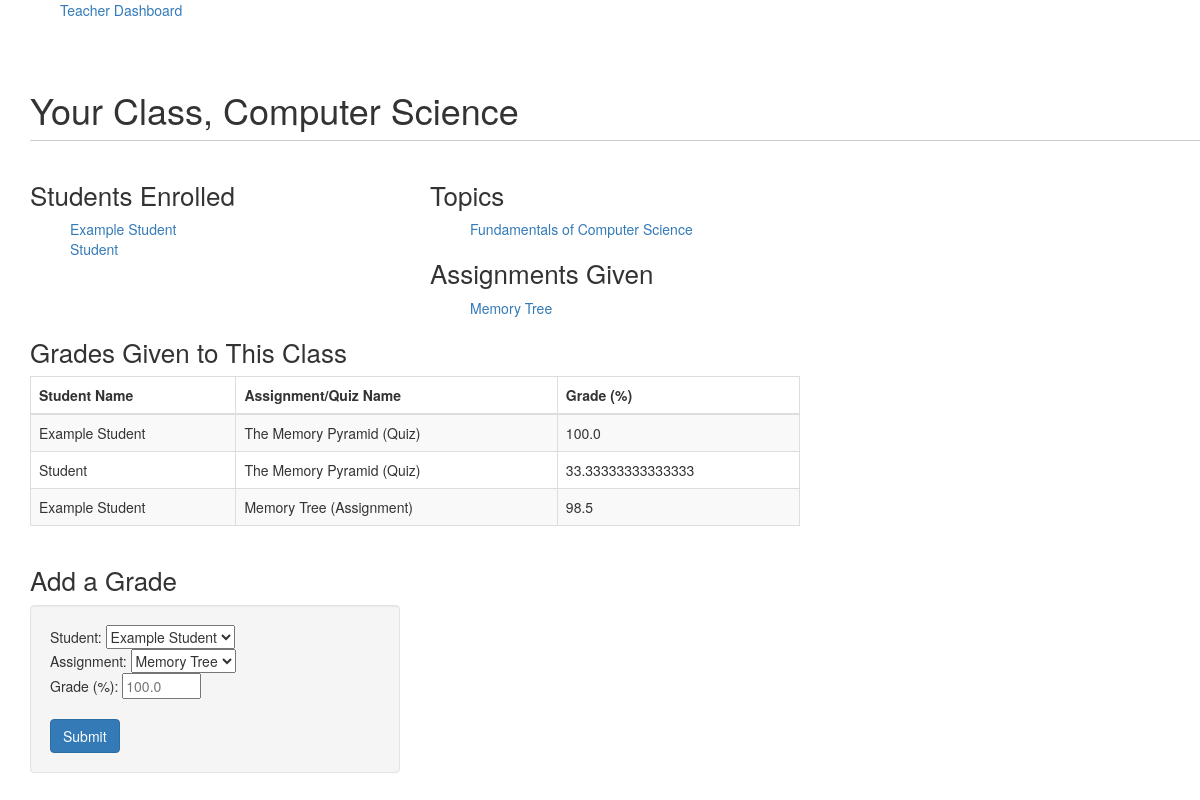
The page /teachers/class/1/ (signed in) on the database as committed earlier.
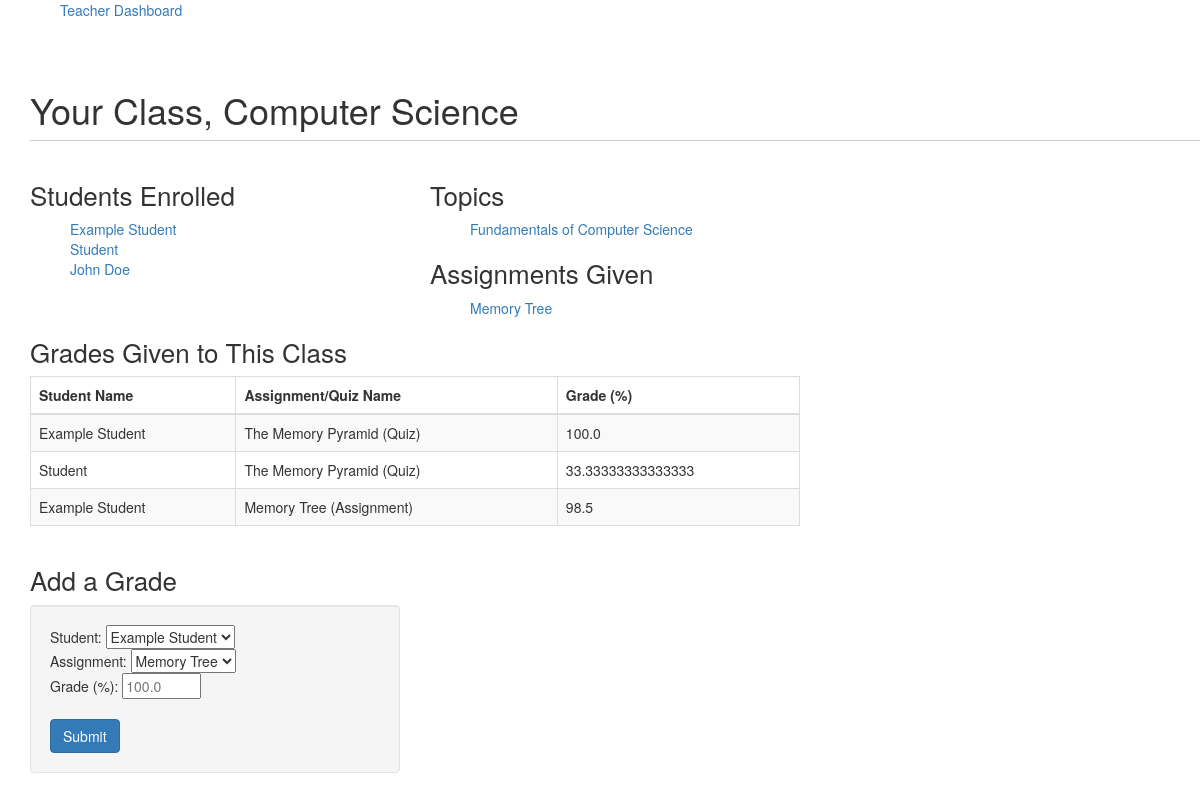
The same page on the database as committed later.
### tables this page shows
CREATE TABLE people(
id INTEGER PRIMARY KEY,
isTeacher INTEGER,
username TEXT,
password TEXT,
salt TEXT,
name TEXT,
email TEXT
);

CREATE TABLE topics(
id INTEGER PRIMARY KEY,
class_id INTEGER,
name TEXT,
FOREIGN KEY(class_id) REFERENCES classes(id)
);

CREATE TABLE assignments(
id INTEGER PRIMARY KEY,
class_id INTEGER,
gets_file INTEGER,
turn_in INTEGER,
name TEXT,
description BLOB,
due_date TEXT, topic_id INTEGER,
FOREIGN KEY(class_id) REFERENCES classes(id)
);

CREATE TABLE quiz_grades(
id INTEGER PRIMARY KEY,
student_id integer,
quiz_id INTEGER,
grade REAL,
FOREIGN KEY(student_id) REFERENCES people(id),
FOREIGN KEY(quiz_id) REFERENCES quizzes(id)
);

CREATE TABLE assignment_grades(
id INTEGER PRIMARY KEY,
student_id INTEGER,
assignment_id INTEGER,
grade REAL,
FOREIGN KEY(student_id) REFERENCES people(id),
FOREIGN KEY(assignment_id) REFERENCES assignments(id)
);

### application/teachers.py (the view)
@app.route('/teachers/class/<class_id>/')
@validate_teacher
def class_page(class_id=None):
	class_name = query_db("select name from classes where id=?", [class_id])
	class_name = class_name[0][0]
	return render_template('/teachers/class_page.html', class_id=class_id, class_name=class_name, topics=get_class_topic(class_id), assignments=get_class_assign(class_id), students=get_students_class(class_id), grades=get_class_grades(class_id))

### application/db_connect.py (called while the page is built)
def get_db():
    db = getattr(g, '_database', None)
    if db is None:
        db = g._database = sqlite3.connect(DATABASE)
    return db

@app.teardown_appcontext
def close_connection(exception):
    db = getattr(g, '_database', None)
    if db is not None:
        db.close()

def query_db(query, args=(), one=False):
    cur = get_db().execute(query, args)
    returnval = cur.fetchall()
    cur.close()
    return (returnval[0] if returnval else None) if one else returnval

def validate_teacher(func):
	@wraps(func)
	def f(*args, **kwds):
		if not 'isTeacher' in session:
			return redirect("/")
		if session['isTeacher'] == 0:
			return redirect("/students/")
		return func(*args, **kwds)
	return f

def get_class_topic(class_id):
	topic_data = query_db("select id, name from topics where class_id=?", [class_id])
	topics = []
	for topic in topic_data:
		topic_dict_class = {}
		topic_dict_class['id'] = topic[0]
		topic_dict_class['name'] = topic[1]
		topics.append(topic_dict_class)
	return topics

### application/templates/teachers/class_page.html (shortened to what this page needs)
{% extends "/teachers/base_template.html" %}
	{% block body %}
		<div class="container">
			<div class="row">
				<div class="span12">
					<h1>Your Class, {{class_name}}</h1>
				</div>
			</div>
			<div class="row">
				<div class="span4">
					<h2>Students Enrolled</h2>
					<ul>
						{% for student in students %}
							<li><a href="/people/{{student.id}}/">{{student.name}}</a></li>
						{% endfor %}
					</ul>
				</div>
				<div class="span4">
					<h2>Topics</h2>
					<ul>
						{% for topic in topics %}
							<li><a href="/teachers/topics/{{topic.id}}/">{{topic.name}}</a></li>
						{% endfor %}
					</ul>
				</div>
				<div class="span4">
					<h2>Assignments Given</h2>
					<ul>
						{% for assignment in assignments %}
							<li><a href="/teachers/assignments/{{assignment.id}}/">{{assignment.name}}</a></li>
						{% endfor %}
					</ul>
				</div>
			</div>
			<div class="row">
				<div class="span8">
					<h2>Grades Given to This Class</h2>
					{% if grades %}
						<table class="table table-striped table-hover table-bordered">
							<thead>
								<tr>
									<th>Student Name</th>
									<th>Assignment/Quiz Name</th>
									<th>Grade (%)</th>
								</tr>
							</thead>
							<tbody>
								{% for grade in grades %}
									<tr>
										<td>{{grade.student_name}}</td>
										<td>{{grade.thing_name}}</td>
										<td>{{grade.grade}}</td>
									</tr>
								{% endfor %}
							</tbody>
						</table>
					{% else %}
						<p><strong>No grades have been given to this class.</strong></p>
					{% endif %}
				</div>
				<div class="span4">
					<h2>Add a Grade</h2>
					<form action="/teachers/grades/add/{{class_id}}/" method="POST" class="form-horizontal well">
						<fieldset>
							<div><span>Student: </span>
								<select name="student"  required>
									{% for student in students %}
										<option value="{{student.id}}">{{student.name}}</option>
									{% endfor %}
								</select>
							</div>
							<div><span>Assignment: </span>
								<select name="assignment" required>
									{% for assignment in assignments %}
										<option value="{{assignment.id}}">{{assignment.name}}</option>
									{% endfor %}
								</select>
							</div>
							<div><span>Grade (%): </span><input  required type="number" name="grade" placeholder="100.0" min="0" max="100" step="0.1"/></div>
							<br/><input type="submit" class="btn btn-primary" />
						</fieldset>
					</form>
				</div>
			</div>
		</div>
	{% endblock %}

Rows that differ between the two databases and show on the page:
added people: name "John Doe"
